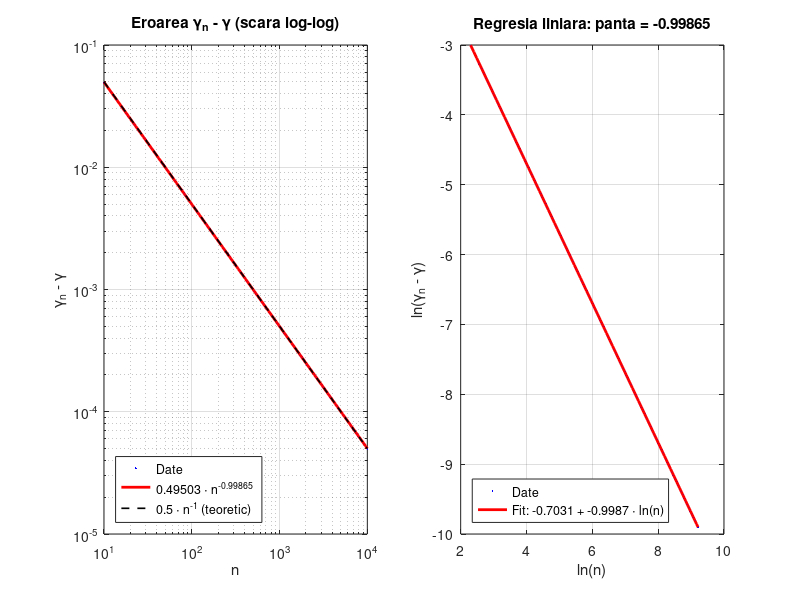

The MATLAB source for this figure:
%% Problema 6: Constanta lui Euler - determinare c si d prin CMMP
% gamma - gamma_n ~ c*n^(-d)
% Logaritmand: ln(gamma_n - gamma) = ln(c) - d*ln(n)  =>  regresie liniara

clear; clc; close all;
format long;

gamma_exact = 0.5772156649015328606;

%% Calcul gamma_n pentru n in scara logaritmica
n_vals = unique(round(logspace(1, 4, 150)))';
m = length(n_vals);

gamma_n = zeros(m, 1);
for i = 1:m
    n = n_vals(i);
    gamma_n(i) = sum(1./(1:n)) - log(n);
end

% gamma_n > gamma pentru orice n finit (converge de sus)
err = gamma_n - gamma_exact;

fprintf('Primele valori:\n');
fprintf('%8s  %20s  %15s\n', 'n', 'gamma_n', 'gamma_n - gamma');
for i = 1:5
    fprintf('%8d  %20.15f  %15.2e\n', n_vals(i), gamma_n(i), err(i));
end
fprintf('\n');

%% Regresia liniara log-log: ln(err) = ln(c) - d*ln(n)
X = log(n_vals);
Y = log(err);

% Sistemul supradeterminat: [1, X] * [A; B] = Y  =>  CMMP
A_mat = [ones(m,1), X];
coef = A_mat \ Y;   % echivalent cu (A'A)^{-1} A'Y

A = coef(1);   % = ln(c)
B = coef(2);   % = -d

c = exp(A);
d = -B;

% Eroarea de fit
Y_fit = A + B*X;
reziduu = norm(Y - Y_fit) / sqrt(m);

fprintf('=== Rezultate CMMP ===\n');
fprintf('  c = %.8f   (teoretic: 1/2 = 0.5)\n', c);
fprintf('  d = %.8f   (teoretic: 1)\n', d);
fprintf('  Reziduu RMSE log: %.2e\n\n', reziduu);
fprintf('Interpretare: gamma_n - gamma ≈ %.6f * n^(-%.6f)\n', c, d);

%% Grafice
figure('Name', 'Problema 6 - Euler', 'Position', [100 100 1000 450]);

subplot(1,2,1);
loglog(n_vals, err, 'b.', 'MarkerSize', 5);
hold on;
loglog(n_vals, c * n_vals.^(-d), 'r-', 'LineWidth', 2);
loglog(n_vals, 0.5 * n_vals.^(-1), 'k--', 'LineWidth', 1.2);
xlabel('n');
ylabel('\gamma_n - \gamma');
title('Eroarea \gamma_n - \gamma (scara log-log)');
legend('Date', sprintf('%.5f \\cdot n^{-%.5f}', c, d), ...
       '0.5 \cdot n^{-1} (teoretic)', 'Location', 'SouthWest');
grid on;

subplot(1,2,2);
plot(X, Y, 'b.', 'MarkerSize', 5);
hold on;
plot(X, A + B*X, 'r-', 'LineWidth', 2);
xlabel('ln(n)');
ylabel('ln(\gamma_n - \gamma)');
title(sprintf('Regresia liniara: panta = %.5f', B));
legend('Date', sprintf('Fit: %.4f + %.4f \\cdot ln(n)', A, B), ...
       'Location', 'SouthWest');
grid on;

print('-dpng', 'problema6_euler.png');
fprintf('\nGrafic salvat: problema6_euler.png\n');
close all;
